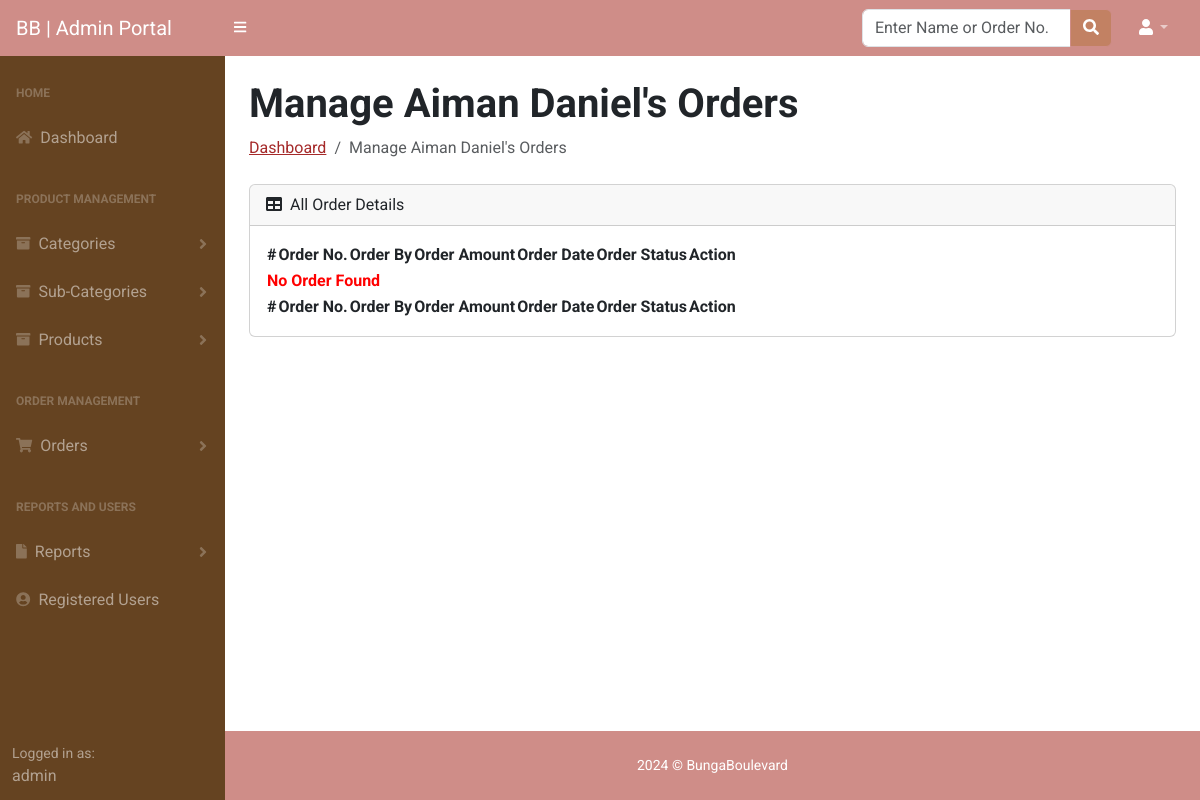
Before: /admin/user-orders.php?uid=11&&uname=Aiman Daniel (signed in) with the older database file.
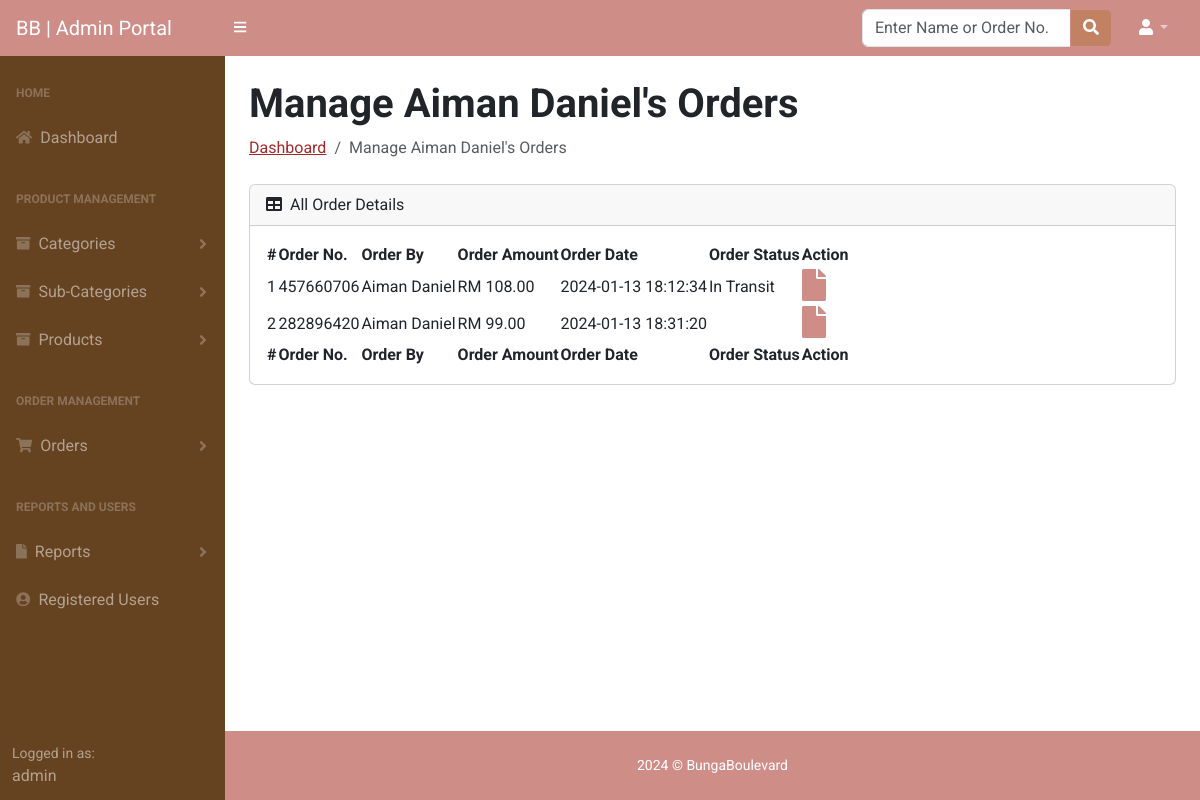
After: the same page with the newer database file.
### tables this page shows
CREATE TABLE `orders` (
  `id` int(11) NOT NULL,
  `orderNumber` bigint(12) DEFAULT NULL,
  `userId` int(11) DEFAULT NULL,
  `addressId` int(11) DEFAULT NULL,
  `totalAmount` decimal(10,2) DEFAULT NULL,
  `txnType` varchar(200) DEFAULT NULL,
  `txnNumber` varchar(50) DEFAULT NULL,
  `orderStatus` varchar(120) DEFAULT NULL,
  `orderDate` timestamp NOT NULL DEFAULT current_timestamp()
);

CREATE TABLE `users` (
  `id` int(11) NOT NULL,
  `name` varchar(255) DEFAULT NULL,
  `email` varchar(255) DEFAULT NULL,
  `contactno` bigint(11) DEFAULT NULL,
  `password` varchar(255) DEFAULT NULL,
  `regDate` timestamp NOT NULL DEFAULT current_timestamp(),
  `updationDate` timestamp NULL DEFAULT NULL ON UPDATE current_timestamp()
);

### admin/user-orders.php (the view, shortened to what this page needs)
<?php session_start();
include_once('includes/config.php');
if(strlen( $_SESSION["aid"])==0)
{
header('location:logout.php');
} else {
?>
<!DOCTYPE html>
<html lang="en">
    <head>
        <link href="https://cdn.jsdelivr.net/npm/simple-datatables@latest/dist/style.css" rel="stylesheet" />
        <link href="css/styles.css" rel="stylesheet" />
    </head>
    <body class="sb-nav-fixed">
 <?php include_once('includes/header.php');?>
        <div id="layoutSidenav">
       <?php include_once('includes/sidebar.php');?>
            <div id="layoutSidenav_content">
                <main>
                    <?php $userid=$_GET['uid'];
                          $username=$_GET['uname'];
                    ?>
                    <div class="container-fluid px-4">
                        <h1 class="mt-4"><strong>Manage <?php echo  $username;?>'s Orders</strong></h1>
                        <ol class="breadcrumb mb-4">
                        <li class="breadcrumb-item"><a href="dashboard.php"  style="color: brown;">Dashboard</a></li>
                            <li class="breadcrumb-item active">Manage <?php echo  $username;?>'s Orders</li>
                        </ol>
                        <div class="card mb-4">
                            <div class="card-header">
                                <i class="fas fa-table me-1"></i>
                               All Order Details
                            </div>
                            <div class="card-body">
                                <table id="datatablesSimple">
                                    <thead>
                                        <tr>
                                            <th>#</th>
                                            <th>Order No.</th>
                                            <th>Order By</th>
                                            <th>Order Amount</th>
                                            <th>Order Date</th>
                                            <th>Order Status</th>
                                            <th>Action</th>
                                        </tr>
                                    </thead>
                                    <tfoot>
                                        <tr>
                                            <th>#</th>
                                            <th>Order No.</th>
                                            <th>Order By</th>
                                            <th>Order Amount</th>
                                            <th>Order Date</th>
                                            <th>Order Status</th>
                                            <th>Action</th>
                                        </tr>
                                    </tfoot>
                                    <tbody>
<?php $query=mysqli_query($con,"SELECT orders.id,orderNumber,totalAmount,orderStatus,orderDate,users.name,users.contactno
    FROM `orders` join users on users.id=orders.userId where orders.userId='$userid'");
$cnt=1;
$count=mysqli_num_rows($query);
if($count>0){
while($row=mysqli_fetch_array($query))
{
?>
                                <tr>
                                            <td><?php echo htmlentities($cnt);?></td>
                                            <td><?php echo htmlentities($row['orderNumber']);?></td>
                                            <td><?php echo htmlentities($row['name']);?></td>
                                            <td>RM <?php echo htmlentities($row['totalAmount']);?></td>
                                            <td><?php echo htmlentities($row['orderDate']);?></td>
                                            <td><?php echo htmlentities($row['orderStatus']);?></td>
                                            <td>
                                            <a href="order-details.php?orderid=<?php echo $row['id']?>" target="_blank">
                                            <i class="fas fa-file fa-2x pink-icon" title="View Order Details"></i>
                                        </tr>
                                        <?php $cnt=$cnt+1; } } else { ?>
                                   <tr>
                                       <th colspan="7" style="color:red;">No Order Found</th>
                                   </tr>
                                        <?php } ?>
                                    </tbody>
                                </table>
                            </div>
                        </div>
                    </div>
                </main>
<?php include_once('includes/footer.php');?>
            </div>
        </div>
    </body>
</html>
<?php } ?>

Changed rows visible on the page:
added orders: orderNumber "457660706", userId.name "Aiman Daniel", totalAmount "108.00", orderDate "2024-01-13 18:12:34", orderStatus "In Transit"
added orders: orderNumber "282896420", userId.name "Aiman Daniel", totalAmount "99.00", orderDate "2024-01-13 18:31:20"
Other visible differences:
text no longer shown: "No Order Found"
